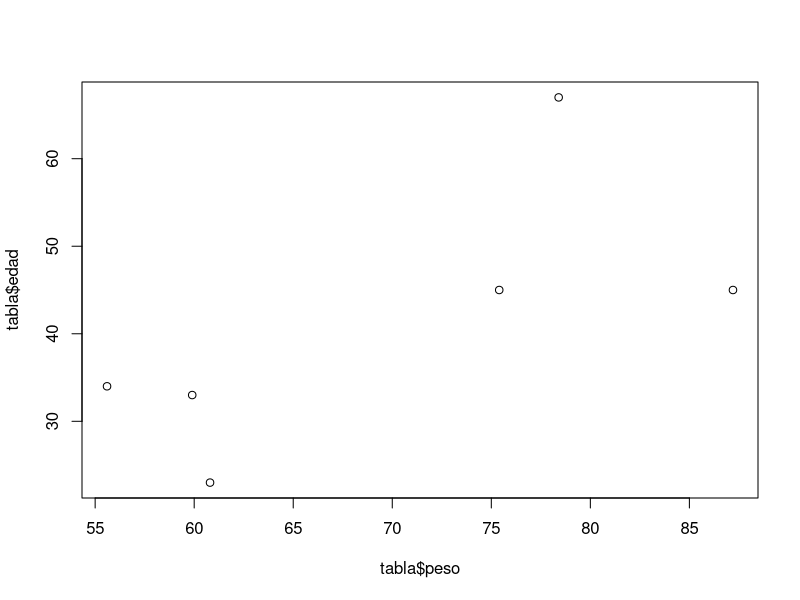
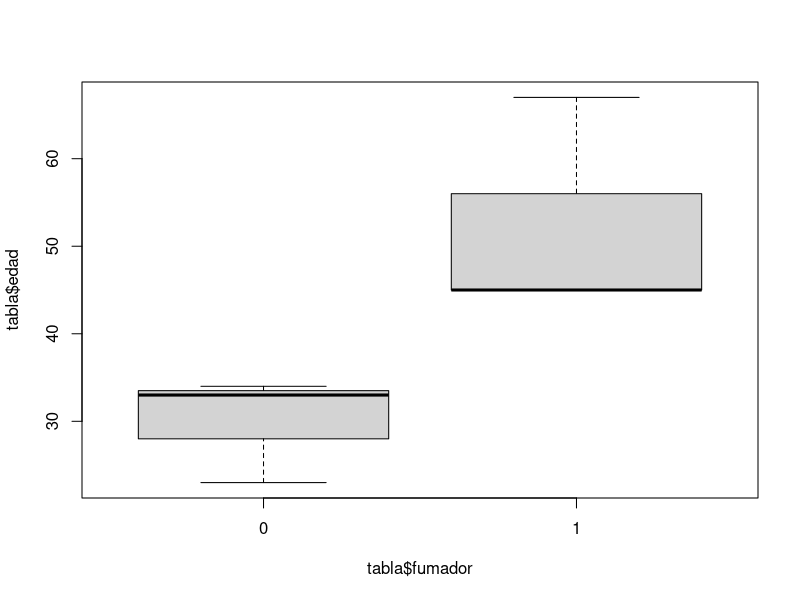

Reproduce these figures in R, in order.
#operaciones basicas

tabla <- read.csv("tabla.csv")  #probar las dos
tabla <- read.csv2("tabla.csv")  # sube la tabla como un data frame

class(tabla)   # inspecciono clase de objeto

dim(tabla)

tabla$edad    # inspecciono columnas

table( tabla$fumador ) # cuenta frecuencias absolutas

#creo una columna y le asigno datos
tabla$ciudad <- c("caba","caba","caba","cordoba","cordoba","cordoba")

#otra manera de hacer lo mismo
tabla$ciudad <- c( rep("caba",3) , rep("cordoba",3) )

#exporto la tabla
write.csv2(tabla, "tabla modificada.csv")

#operaciones basicas de graficos

plot( tabla$edad ~ tabla$peso )

boxplot( tabla$edad ~ tabla$fumador )
